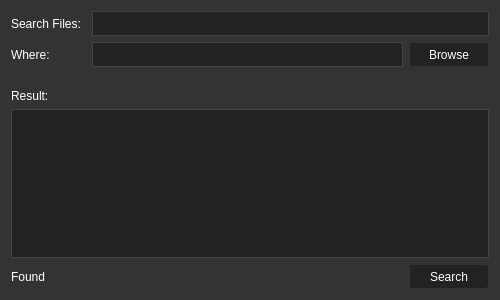
<?xml version="1.0" encoding="UTF-8"?>
<ui version="4.0">
 <class>MySearchDialog</class>
 <widget class="QDialog" name="MySearchDialog">
  <property name="geometry">
   <rect>
    <x>0</x>
    <y>0</y>
    <width>500</width>
    <height>300</height>
   </rect>
  </property>
  <property name="windowTitle">
   <string>Search Files</string>
  </property>
  <property name="windowIcon">
   <iconset resource="my_res.qrc">
    <normaloff>:/icons/icons/search_file_512.png</normaloff>:/icons/icons/search_file_512.png</iconset>
  </property>
  <property name="styleSheet">
   <string notr="true">QDialog#MySearchDialog {
	background: #333;
}

QLineEdit, QListWidget {
	background: #222;
	border: 1px solid #444;
}

* { color: #fff; }
QPushButton {
	border: 1px solid #333;
	background: #222;
	padding: 5px 7px;
	border-radius: 3px;
}
QPushButton:hover { background: #292929; }
QPushButton:pressed {	background: #222; }</string>
  </property>
  <property name="modal">
   <bool>false</bool>
  </property>
  <layout class="QVBoxLayout" name="verticalLayout">
   <item>
    <layout class="QHBoxLayout" name="horizontalLayout_2">
     <item>
      <widget class="QLabel" name="nameLabel">
       <property name="sizePolicy">
        <sizepolicy hsizetype="Fixed" vsizetype="Minimum">
         <horstretch>0</horstretch>
         <verstretch>0</verstretch>
        </sizepolicy>
       </property>
       <property name="minimumSize">
        <size>
         <width>75</width>
         <height>0</height>
        </size>
       </property>
       <property name="maximumSize">
        <size>
         <width>75</width>
         <height>16777215</height>
        </size>
       </property>
       <property name="text">
        <string>Search Files:</string>
       </property>
      </widget>
     </item>
     <item>
      <widget class="QLineEdit" name="nameEdit">
       <property name="minimumSize">
        <size>
         <width>0</width>
         <height>25</height>
        </size>
       </property>
       <property name="maximumSize">
        <size>
         <width>16777215</width>
         <height>30</height>
        </size>
       </property>
       <property name="contextMenuPolicy">
        <enum>Qt::NoContextMenu</enum>
       </property>
      </widget>
     </item>
    </layout>
   </item>
   <item>
    <layout class="QHBoxLayout" name="horizontalLayout">
     <item>
      <widget class="QLabel" name="pathLabel">
       <property name="sizePolicy">
        <sizepolicy hsizetype="Fixed" vsizetype="Minimum">
         <horstretch>0</horstretch>
         <verstretch>0</verstretch>
        </sizepolicy>
       </property>
       <property name="minimumSize">
        <size>
         <width>75</width>
         <height>0</height>
        </size>
       </property>
       <property name="maximumSize">
        <size>
         <width>75</width>
         <height>16777215</height>
        </size>
       </property>
       <property name="text">
        <string>Where:</string>
       </property>
      </widget>
     </item>
     <item>
      <widget class="QLineEdit" name="pathEdit">
       <property name="minimumSize">
        <size>
         <width>0</width>
         <height>25</height>
        </size>
       </property>
       <property name="maximumSize">
        <size>
         <width>16777215</width>
         <height>30</height>
        </size>
       </property>
       <property name="contextMenuPolicy">
        <enum>Qt::NoContextMenu</enum>
       </property>
      </widget>
     </item>
     <item>
      <widget class="QPushButton" name="browseButton">
       <property name="sizePolicy">
        <sizepolicy hsizetype="Minimum" vsizetype="Maximum">
         <horstretch>0</horstretch>
         <verstretch>0</verstretch>
        </sizepolicy>
       </property>
       <property name="minimumSize">
        <size>
         <width>80</width>
         <height>25</height>
        </size>
       </property>
       <property name="maximumSize">
        <size>
         <width>80</width>
         <height>16777215</height>
        </size>
       </property>
       <property name="contextMenuPolicy">
        <enum>Qt::NoContextMenu</enum>
       </property>
       <property name="text">
        <string>Browse</string>
       </property>
      </widget>
     </item>
    </layout>
   </item>
   <item>
    <spacer name="verticalSpacer">
     <property name="orientation">
      <enum>Qt::Vertical</enum>
     </property>
     <property name="sizeHint" stdset="0">
      <size>
       <width>20</width>
       <height>60</height>
      </size>
     </property>
    </spacer>
   </item>
   <item>
    <widget class="QLabel" name="resultLabel">
     <property name="sizePolicy">
      <sizepolicy hsizetype="Minimum" vsizetype="Minimum">
       <horstretch>0</horstretch>
       <verstretch>0</verstretch>
      </sizepolicy>
     </property>
     <property name="text">
      <string>Result:</string>
     </property>
    </widget>
   </item>
   <item>
    <widget class="QListWidget" name="result"/>
   </item>
   <item>
    <layout class="QHBoxLayout" name="horizontalLayout_3">
     <item>
      <widget class="QLabel" name="foundLabel">
       <property name="text">
        <string>Found</string>
       </property>
      </widget>
     </item>
     <item>
      <widget class="QPushButton" name="searchButton">
       <property name="sizePolicy">
        <sizepolicy hsizetype="Minimum" vsizetype="Maximum">
         <horstretch>0</horstretch>
         <verstretch>0</verstretch>
        </sizepolicy>
       </property>
       <property name="minimumSize">
        <size>
         <width>0</width>
         <height>25</height>
        </size>
       </property>
       <property name="maximumSize">
        <size>
         <width>80</width>
         <height>16777215</height>
        </size>
       </property>
       <property name="contextMenuPolicy">
        <enum>Qt::NoContextMenu</enum>
       </property>
       <property name="text">
        <string>Search</string>
       </property>
       <property name="default">
        <bool>true</bool>
       </property>
      </widget>
     </item>
    </layout>
   </item>
  </layout>
 </widget>
 <resources>
  <include location="my_res.qrc"/>
 </resources>
 <connections/>
</ui>
